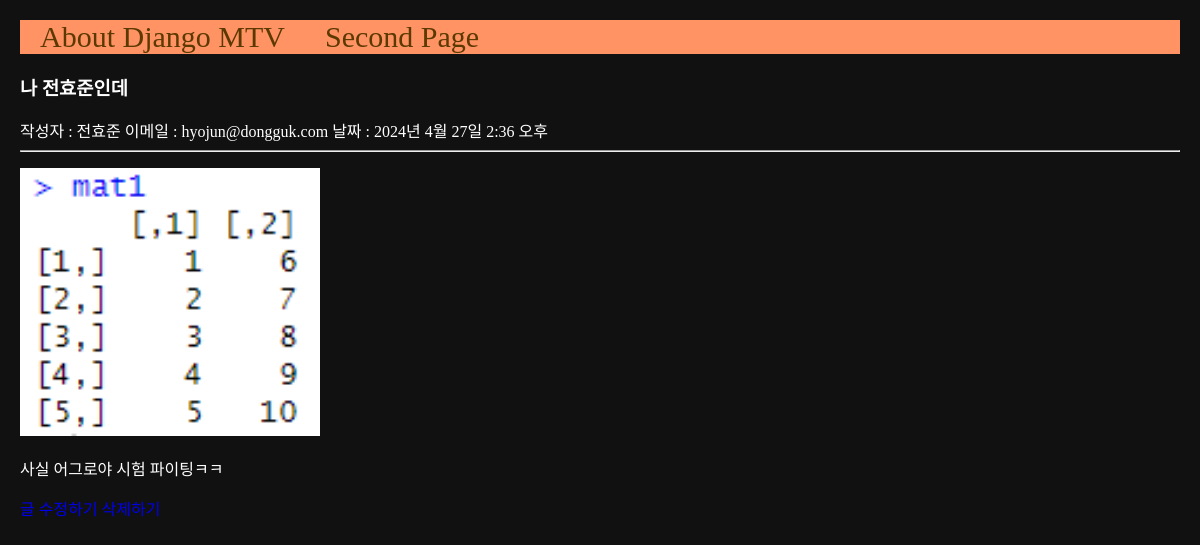
The page /5 on the database its author committed.
### main/models.py (models this page shows, shortened)
class Post(models.Model):
    title = models.CharField(max_length=50)
    writer = models.CharField(max_length=30)
    email = models.EmailField()
    body = models.TextField()
    pub_date = models.DateTimeField()
    image = models.ImageField(upload_to="post/", blank=True, null=True)

### main/views.py (the view)
# urls.py: path('<int:id>', views.detail, name="detail"),
def detail(request, id):
    post = get_object_or_404(Post, pk = id)
    return render(request, 'main/detail.html', {'post':post})

### main/templates/main/detail.html
{% extends 'base.html' %}
{% load static %}
{% block content %}
<h3>{{post.title}}</h3>
작성자 : {{post.writer}}
이메일 : {{post.email}}
날짜 : {{post.pub_date}}
<hr/>
{% if post.image %}
    <p><img src="{{ post.image.url }}" alt="사진" width="300px"></p>
{% endif %}
<p>{{post.body}}</p>
<a href="{% url 'main:edit' post.id %}">글 수정하기</a>
<a href="{% url 'main:delete' post.id %}">삭제하기</a>
<br>
{% endblock %}

### project/templates/base.html (style rules this page uses)
a { text-decoration: none; }
.body-container { background-color: #111; color: #fff; margin: 20px; }

### rows shown on the page
Post: title "나 전효준인데", writer "전효준", email "hyojun@dongguk.com", pub_date "2024년 4월 27일 2:36 오후", image (picture), body "사실 어그로야 시험 파이팅ㅋㅋ"
